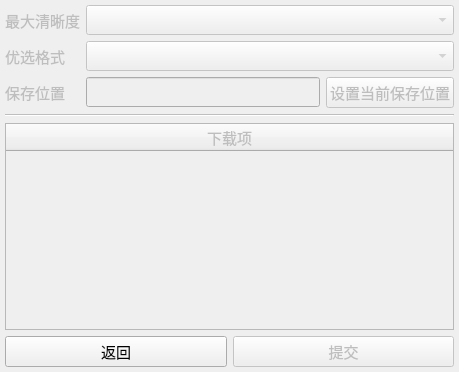
<?xml version="1.0" encoding="UTF-8"?>
<ui version="4.0">
 <class>ConfigWidget</class>
 <widget class="QWidget" name="ConfigWidget">
  <property name="geometry">
   <rect>
    <x>0</x>
    <y>0</y>
    <width>459</width>
    <height>372</height>
   </rect>
  </property>
  <property name="font">
   <font>
    <family>HarmonyOS Sans SC</family>
    <pointsize>11</pointsize>
   </font>
  </property>
  <property name="windowTitle">
   <string>Form</string>
  </property>
  <layout class="QVBoxLayout" name="verticalLayout_2">
   <property name="leftMargin">
    <number>5</number>
   </property>
   <property name="topMargin">
    <number>5</number>
   </property>
   <property name="rightMargin">
    <number>5</number>
   </property>
   <property name="bottomMargin">
    <number>5</number>
   </property>
   <item>
    <widget class="QWidget" name="widget" native="true">
     <property name="enabled">
      <bool>false</bool>
     </property>
     <layout class="QVBoxLayout" name="verticalLayout">
      <property name="leftMargin">
       <number>0</number>
      </property>
      <property name="topMargin">
       <number>0</number>
      </property>
      <property name="rightMargin">
       <number>0</number>
      </property>
      <property name="bottomMargin">
       <number>0</number>
      </property>
      <item>
       <layout class="QGridLayout" name="gridLayout">
        <item row="0" column="0">
         <widget class="QLabel" name="label">
          <property name="text">
           <string>最大清晰度</string>
          </property>
         </widget>
        </item>
        <item row="0" column="1">
         <widget class="QComboBox" name="combo_quality">
          <property name="sizePolicy">
           <sizepolicy hsizetype="Expanding" vsizetype="Fixed">
            <horstretch>0</horstretch>
            <verstretch>0</verstretch>
           </sizepolicy>
          </property>
         </widget>
        </item>
        <item row="1" column="0">
         <widget class="QLabel" name="label_2">
          <property name="text">
           <string>优选格式</string>
          </property>
         </widget>
        </item>
        <item row="1" column="1">
         <widget class="QComboBox" name="combo_codec">
          <property name="sizePolicy">
           <sizepolicy hsizetype="Expanding" vsizetype="Fixed">
            <horstretch>0</horstretch>
            <verstretch>0</verstretch>
           </sizepolicy>
          </property>
         </widget>
        </item>
        <item row="2" column="0">
         <widget class="QLabel" name="label_3">
          <property name="text">
           <string>保存位置</string>
          </property>
         </widget>
        </item>
        <item row="2" column="1">
         <layout class="QHBoxLayout" name="horizontalLayout">
          <item>
           <widget class="QLineEdit" name="line_path">
            <property name="styleSheet">
             <string notr="true">font: 11pt &quot;HarmonyOS Sans SC&quot;;</string>
            </property>
           </widget>
          </item>
          <item>
           <widget class="QPushButton" name="button_path">
            <property name="text">
             <string>设置当前保存位置</string>
            </property>
           </widget>
          </item>
         </layout>
        </item>
       </layout>
      </item>
      <item>
       <widget class="Line" name="line">
        <property name="orientation">
         <enum>Qt::Horizontal</enum>
        </property>
       </widget>
      </item>
      <item>
       <widget class="QTableWidget" name="table_downloads">
        <property name="editTriggers">
         <set>QAbstractItemView::NoEditTriggers</set>
        </property>
        <property name="selectionMode">
         <enum>QAbstractItemView::NoSelection</enum>
        </property>
        <property name="selectionBehavior">
         <enum>QAbstractItemView::SelectRows</enum>
        </property>
        <attribute name="horizontalHeaderStretchLastSection">
         <bool>true</bool>
        </attribute>
        <column>
         <property name="text">
          <string>下载项</string>
         </property>
        </column>
       </widget>
      </item>
     </layout>
    </widget>
   </item>
   <item>
    <layout class="QHBoxLayout" name="horizontalLayout_2">
     <item>
      <widget class="QPushButton" name="button_back">
       <property name="text">
        <string>返回</string>
       </property>
      </widget>
     </item>
     <item>
      <widget class="QPushButton" name="button_submit">
       <property name="enabled">
        <bool>false</bool>
       </property>
       <property name="text">
        <string>提交</string>
       </property>
      </widget>
     </item>
    </layout>
   </item>
  </layout>
 </widget>
 <resources/>
 <connections/>
</ui>
